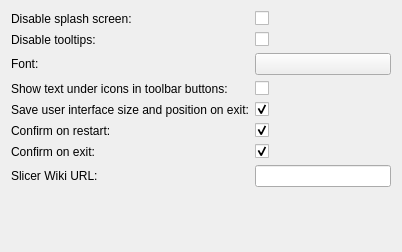
<?xml version="1.0" encoding="UTF-8"?>
<ui version="4.0">
 <class>qSlicerSettingsGeneralPanel</class>
 <widget class="ctkSettingsPanel" name="qSlicerSettingsGeneralPanel">
  <property name="geometry">
   <rect>
    <x>0</x>
    <y>0</y>
    <width>402</width>
    <height>252</height>
   </rect>
  </property>
  <property name="windowTitle">
   <string>Slicer Settings</string>
  </property>
  <layout class="QFormLayout" name="formLayout">
   <item row="3" column="0">
    <widget class="QLabel" name="ShowToolTipsLabel">
     <property name="text">
      <string>Disable tooltips:</string>
     </property>
    </widget>
   </item>
   <item row="3" column="1">
    <widget class="QCheckBox" name="ShowToolTipsCheckBox">
     <property name="text">
      <string/>
     </property>
    </widget>
   </item>
   <item row="2" column="0">
    <widget class="QLabel" name="ShowSplashScreenLabel">
     <property name="text">
      <string>Disable splash screen:</string>
     </property>
    </widget>
   </item>
   <item row="2" column="1">
    <widget class="QCheckBox" name="ShowSplashScreenCheckBox">
     <property name="text">
      <string/>
     </property>
    </widget>
   </item>
   <item row="4" column="0">
    <widget class="QLabel" name="FontLabel">
     <property name="text">
      <string>Font:</string>
     </property>
    </widget>
   </item>
   <item row="4" column="1">
    <widget class="ctkFontButton" name="FontButton"/>
   </item>
   <item row="6" column="1">
    <widget class="QCheckBox" name="RestoreUICheckBox">
     <property name="text">
      <string/>
     </property>
     <property name="checked">
      <bool>true</bool>
     </property>
    </widget>
   </item>
   <item row="6" column="0">
    <widget class="QLabel" name="RestoreUILabel">
     <property name="text">
      <string>Save user interface size and position on exit:</string>
     </property>
    </widget>
   </item>
   <item row="8" column="0">
    <widget class="QLabel" name="ConfirmExitLabel">
     <property name="text">
      <string>Confirm on exit:</string>
     </property>
    </widget>
   </item>
   <item row="8" column="1">
    <widget class="QCheckBox" name="ConfirmExitCheckBox">
     <property name="text">
      <string/>
     </property>
     <property name="checked">
      <bool>true</bool>
     </property>
    </widget>
   </item>
   <item row="5" column="0">
    <widget class="QLabel" name="ShowToolButtonTextLabel">
     <property name="text">
      <string>Show text under icons in toolbar buttons:</string>
     </property>
    </widget>
   </item>
   <item row="5" column="1">
    <widget class="QCheckBox" name="ShowToolButtonTextCheckBox">
     <property name="text">
      <string/>
     </property>
    </widget>
   </item>
   <item row="7" column="0">
    <widget class="QLabel" name="ConfirmRestartLabel">
     <property name="text">
      <string>Confirm on restart:</string>
     </property>
    </widget>
   </item>
   <item row="7" column="1">
    <widget class="QCheckBox" name="ConfirmRestartCheckBox">
     <property name="text">
      <string/>
     </property>
     <property name="checked">
      <bool>true</bool>
     </property>
    </widget>
   </item>
   <item row="9" column="0">
    <widget class="QLabel" name="SlicerWikiURLLabel">
     <property name="text">
      <string>Slicer Wiki URL:</string>
     </property>
    </widget>
   </item>
   <item row="9" column="1">
    <widget class="QLineEdit" name="SlicerWikiURLLineEdit"/>
   </item>
  </layout>
 </widget>
 <customwidgets>
  <customwidget>
   <class>ctkSettingsPanel</class>
   <extends>QWidget</extends>
   <header>ctkSettingsPanel.h</header>
   <container>1</container>
  </customwidget>
  <customwidget>
   <class>ctkFontButton</class>
   <extends>QPushButton</extends>
   <header>ctkFontButton.h</header>
  </customwidget>
 </customwidgets>
 <resources/>
 <connections/>
</ui>
